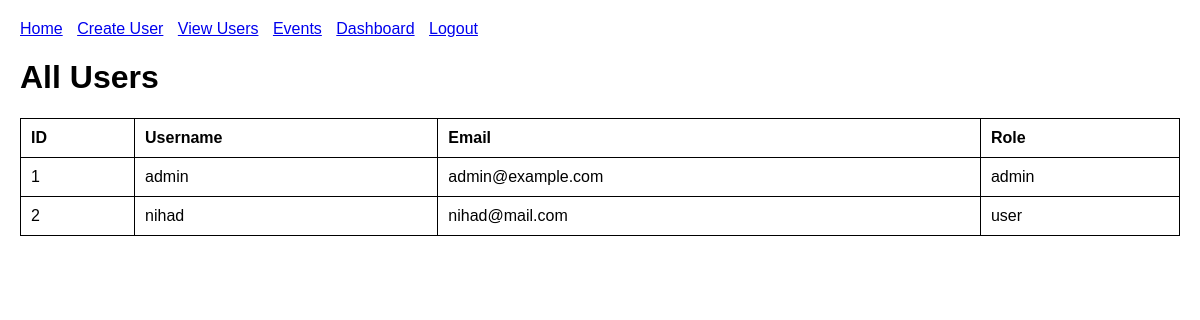
/admin/users_page (signed in), run on the app's committed database.
### app/models/user.py (models this page shows, shortened)
class User(db.Model, UserMixin):  # Inherit from UserMixin
    id = db.Column(db.Integer, primary_key=True)
    username = db.Column(db.String(80), unique=True, nullable=False)
    email = db.Column(db.String(120), unique=True, nullable=False)
    password = db.Column(db.String(60), nullable=False)
    role = db.Column(db.String(20), nullable=False, default='user')  # Can be 'admin' or 'user'

### app/routes/user_routes.py (the view)
@user_routes.route('/admin/users_page', methods=['GET'])
@login_required
def users_page():
    if current_user.role != 'admin':
        return redirect(url_for('user_routes.user_dashboard'))
    users = get_all_users()
    return render_template('users.html', title='All Users', users=users)

### app/__init__.py (called while the page is built)
def create_app():
    app = Flask(__name__)
    app.config.from_object(Config)
    db.init_app(app)
    login_manager = LoginManager()
    login_manager.init_app(app)
    login_manager.login_view = 'user_routes.login_page'  # Redirect if not logged in
    from app.models.user import User
    @login_manager.user_loader
    def load_user(user_id):
        return User.query.get(int(user_id))
    app.register_blueprint(user_routes)
    app.register_blueprint(event_routes)
    app.register_blueprint(admin_event_routes)
    with app.app_context():
        db.create_all()  # Create tables if they don't exist
    return app

### app/services/user_service.py (called while the page is built)
def get_all_users():
    return User.query.all()

### app/templates/users.html
{% extends 'base.html' %}
{% block content %}
<h1>All Users</h1>
<table>
    <tr>
        <th>ID</th>
        <th>Username</th>
        <th>Email</th>
        <th>Role</th>
    </tr>
    {% for user in users %}
    <tr>
        <td>{{ user.id }}</td>
        <td>{{ user.username }}</td>
        <td>{{ user.email }}</td>
        <td>{{ user.role }}</td>
    </tr>
    {% endfor %}
</table>
{% endblock %}

### app/static/styles.css (style rules this page uses)
body { font-family: Arial, sans-serif; margin: 20px; }
table { width: 100%; border-collapse: collapse; }
table, th, td { border: 1px solid black; padding: 10px; text-align: left; }

### data on the page
User: id "1", username "admin", email "admin@example.com", role "admin"
User: id "2", username "nihad", email "nihad@mail.com", role "user"
